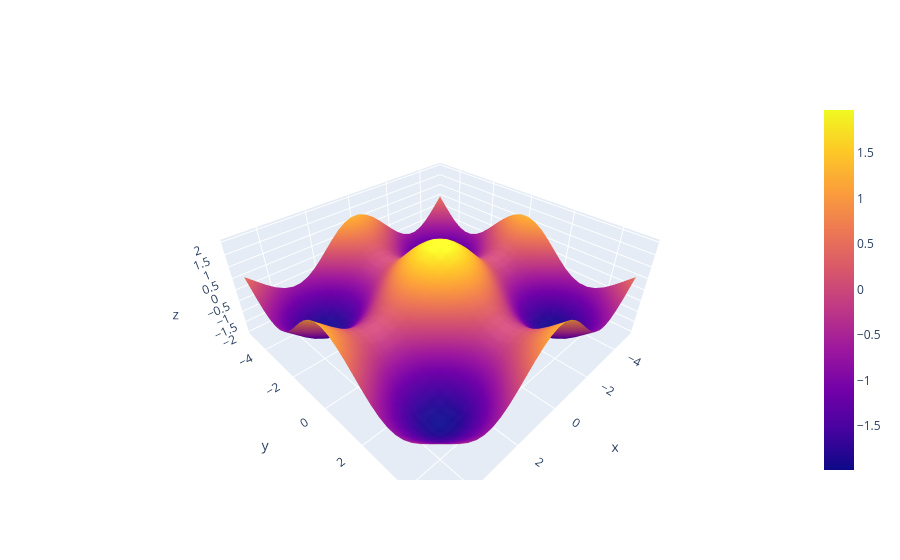

The cell this chart's notebook holds for it:
### Code cell
# ploting convex 3D chart
import plotly.graph_objects as go

x = np.linspace(-5, 5, 30)
y = np.linspace(-5, 5, 30)
x_new, y_new = np.meshgrid(x,y)

z = np.cos(x_new) + np.cos(y_new)

fig = go.Figure(data = [go.Surface(z = z, x = x_new, y = y_new)])
fig.show()

### Figure 1 — Plotly figure (JSON) as saved in the notebook; plotly's stock layout.template omitted (floating-point values rounded to 4 significant figures; data arrays with more than 128 entries replaced by an {"elided": "..."} marker saying what was removed)
{"data": [{"type": "surface", "x": {"elided": "30x30 float values"}, "y": {"elided": "30x30 float values"}, "z": {"elided": "30x30 float values"}}], "layout": {}}
